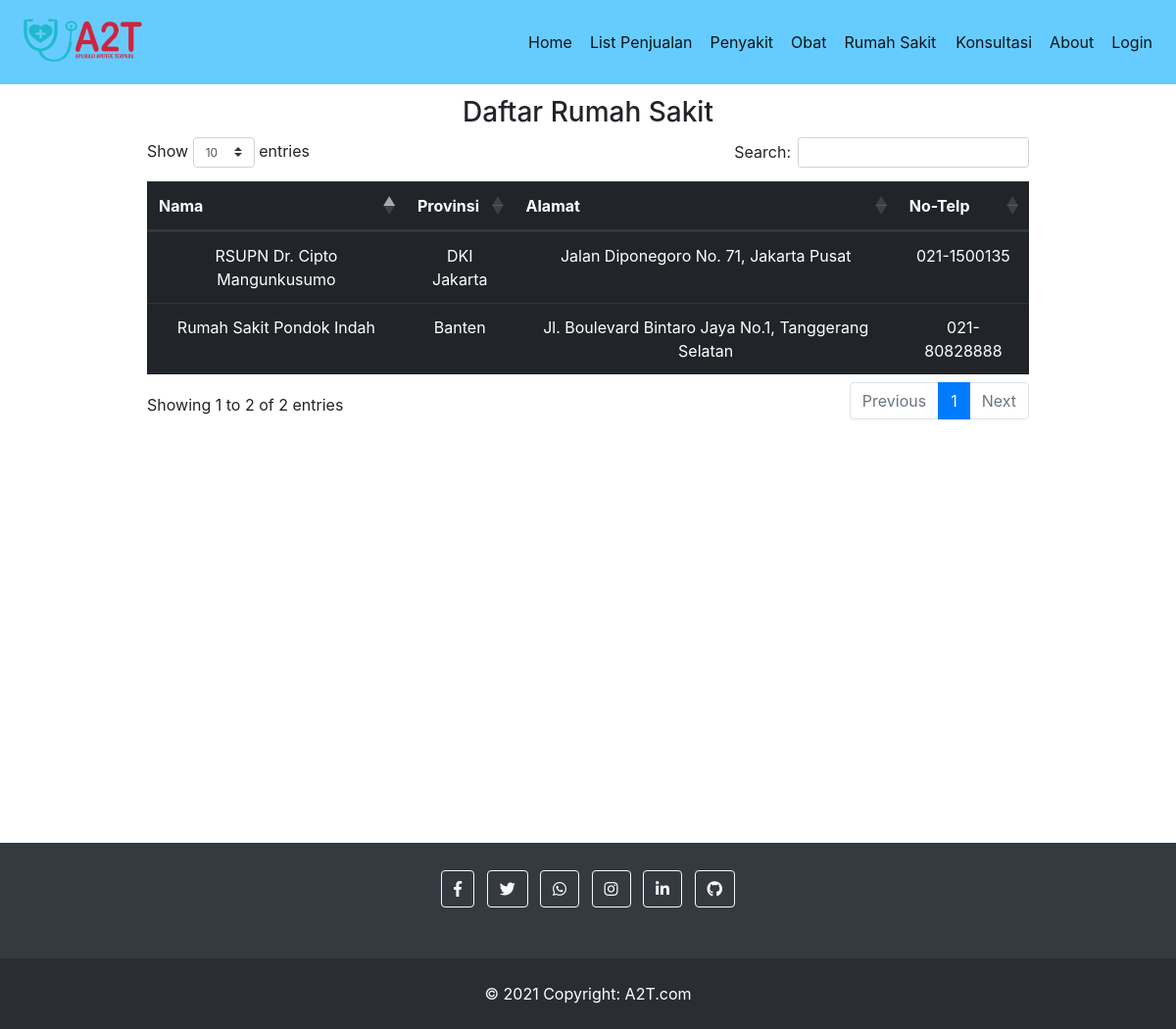
/index.php/rs_con, run on the app's committed database.
### tables this page shows
CREATE TABLE `rumah_sakit` (
  `id_rs` int(5) NOT NULL,
  `nama` varchar(225) NOT NULL,
  `provinsi` varchar(225) NOT NULL,
  `alamat` varchar(225) NOT NULL,
  `no_telp` varchar(225) NOT NULL
);

### application/controllers/rs_con.php (called while the page is built, shortened)
<?php
class rs_con extends CI_Controller {
	public function __construct()
 	{
		 $this->load->model("rs_model");
    }
    public function index()
	{
		$data_rs = $this->rs_model->get_rs();
		$this->load->view('header');
		$this->load->view('page_rs', ['data'=>$data_rs]);
		$this->load->view('footer');
    }
}

### index.php (called while the page is built, shortened)
<?php
require_once BASEPATH.'core/CodeIgniter.php';

### application/models/rs_model.php (called while the page is built, shortened)
<?php
class rs_model extends CI_Model {
	public function get_rs()
	{
		$this->db->select('*');
		$this->db->from('rumah_sakit');
		return $this->db->get()->result();
    }
}

### application/views/page_rs.php (the view, shortened to what this page needs)
<nav aria-label="breadcrumb">
    <ol class="breadcrumb">
        <li class="breadcrumb-item"><a href="<?php echo base_url(); ?>index.php/main_con/index">Home</a></li>
        <li class="breadcrumb-item active" aria-current="page">Rumah Sakit</li>
    </ol>
</nav>
<div class="mx-auto" style="width: 75%; margin-top: 50px; margin-bottom: 50px;">
    <h3 style="text-align: center;">Daftar Rumah Sakit</h3>
    <table class="table table-hover table-dark" style="margin-top: 25px;" id="table">
        <thead class="thead-dark">
            <tr>
                <th scope="col">Nama</th>
                <th scope="col">Provinsi</th>
                <th scope="col">Alamat</th>
                <th scope="col">No-Telp</th>
            </tr>
        </thead>
        <tbody>
            <?php $id = 1; foreach ($data as $dat) { ?>
                <tr>
                    <td><?php echo $dat->nama ?></td>
                    <td><?php echo $dat->provinsi ?></td>
                    <td><?php echo $dat->alamat ?></td>
                    <td><?php echo $dat->no_telp ?></td>
                </tr>
            <?php } ?>
        </tbody>
    </table>
</div>
<div id="googleMap" style="width:100%;height:380px;"></div>

### css/style.css (style rules this page uses)
.breadcrumb { padding-top: 70px; }
.table-dark { text-align: center !important; }

### data on the page
rumah_sakit: nama "RSUPN Dr. Cipto Mangunkusumo", provinsi "DKI Jakarta", alamat "Jalan Diponegoro No. 71, Jakarta Pusat", no_telp "021-1500135"
rumah_sakit: nama "Rumah Sakit Pondok Indah", provinsi "Banten", alamat "Jl. Boulevard Bintaro Jaya No.1, Tanggerang Selatan", no_telp "021-80828888"
